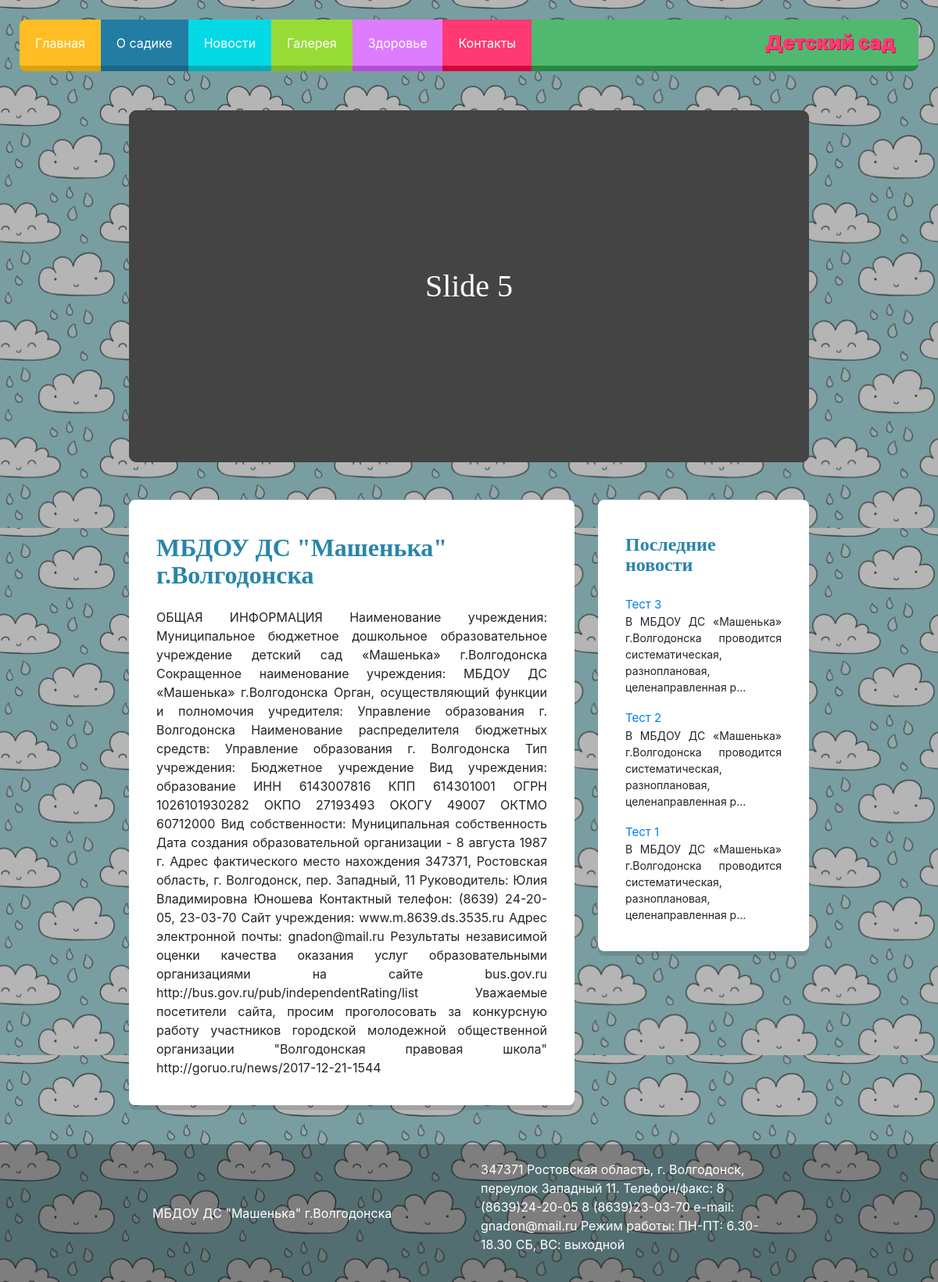
The page / on the database its author committed.
### tables this page shows
CREATE TABLE `posts` (
  `id` int(11) NOT NULL,
  `content` text,
  `preview` varchar(191) DEFAULT NULL,
  `created_at` date DEFAULT NULL,
  `title` varchar(191) DEFAULT NULL
);

### process/post.php (called while the page is built, shortened)
<?php
function getLastPosts($link) {
	$query = "SELECT * FROM posts ORDER BY id DESC LIMIT 0, 4";
	$result = mysqli_query($link, $query);
	$n = mysqli_num_rows($result);
	$posts = array();
	for ($i=0; $i < $n; $i++) {
		$row = mysqli_fetch_assoc($result);
		$posts[] = $row;
	}
	return $posts;
}

### views/home.php (the view, shortened to what this page needs)
<!DOCTYPE html>
<html>
<head>
	<link rel="stylesheet" href="https://maxcdn.bootstrapcdn.com/bootstrap/4.0.0/css/bootstrap.min.css">
	<link rel="stylesheet" href="https://use.fontawesome.com/releases/v5.0.13/css/all.css">
	<link rel="stylesheet" type="text/css" href="./assets/css/main.css">
	<link rel="stylesheet" type="text/css" href="./assets/css/slider.css">
</head>
<body>
	<div class="wrapper">
		<nav class="nav_custom navbar collapse">
			<ul class="nav">
				<li class="nav-item">
					<a class="" href="./">Главная</a>
				</li>
				<li class="nav-item">
					<a class="" href="./?action=about">О садике</a>
				</li>
				<li class="nav-item">
					<a class="" href="./?action=news">Новости</a>
				</li>
				<li class="nav-item">
					<a class="" href="./?action=gallery">Галерея</a>
				</li>
				<li class="nav-item">
					<a class="" href="./?action=health">Здоровье</a>
				</li>
				<li class="nav-item">
					<a class="" href="./?action=contacts">Контакты</a>
				</li>
			</ul>
			<div class="logo ">Детский сад</div>
		</nav>
		<div class="row justify-content-md-center mb-5">
			<div class="col-md-9 d-none d-sm-none d-md-block">
				<div class="slider">
					<div class="slide">			<span>Slide 1		</span></div>
					<div class="slide">			<span>Slide 2		</span>		</div>
					<div class="slide"><span>			Slide 3		</span>		</div>
					<div class="slide">			<span>Slide 4		</span></div>
					<div class="slide"><span>			Slide 5		</span></div>
				</div>
			</div>
		</div>
		<div class="content row justify-content-md-center">
			<div class="col-md-6 col-sm-12">
				<div class="container content_wrapper">
					<h2>МБДОУ ДС "Машенька" г.Волгодонска</h2>
					<p>ОБЩАЯ ИНФОРМАЦИЯ Наименование учреждения: Муниципальное бюджетное дошкольное образовательное учреждение детский сад «Машенька» г.Волгодонска Сокращенное наименование учреждения: МБДОУ ДС «Машенька» г.Волгодонска Орган, осуществляющий функции и полномочия учредителя: Управление образования г. Волгодонска Наименование распределителя бюджетных средств: Управление образования г. Волгодонска Тип учреждения: Бюджетное учреждение Вид учреждения: образование ИНН 6143007816 КПП 614301001 ОГРН 1026101930282 ОКПО 27193493 ОКОГУ 49007 ОКТМО 60712000 Вид собственности: Муниципальная собственность Дата создания образовательной организации - 8 августа 1987 г. Адрес фактического место нахождения 347371, Ростовская область, г. Волгодонск, пер. Западный, 11 Руководитель: Юлия Владимировна Юношева Контактный телефон: (8639) 24-20-05, 23-03-70 Сайт учреждения: www.m.8639.ds.3535.ru Адрес электронной почты: gnadon@mail.ru Результаты независимой оценки качества оказания услуг образовательными организациями на сайте bus.gov.ru http://bus.gov.ru/pub/independentRating/list Уважаемые посетители сайта, просим проголосовать за конкурсную работу участников городской молодежной общественной организации "Волгодонская правовая школа" http://goruo.ru/news/2017-12-21-1544</p>
				</div>
			</div>
			<div class="col-md-3 d-none d-sm-none d-md-block sticky-top left_menu">
				<div class="container content_wrapper">
					<h4>Последние новости</h4>
					<?php
						foreach ($posts as $key => $post) {
							$about = mb_strimwidth(strip_tags(trim($post['content'])), 0, 100, "...");
							echo '<div class="last_news">
									<a href="./?action=post&id='.$post['id'].'">'.$post['title'].'</a>
									<p>'.$about.'</p>
								</div>';
						}
					?>
				</div>
			</div>
		</div>
	</div>
	<footer>
		<div class="row justify-content-md-center">
			<div class="col-md-9">
				<div class="row">
					<div class="col-md-6">
						МБДОУ ДС "Машенька" г.Волгодонска
					</div>
					<div class="col-md-6">
						<p>
							347371 Ростовская область,
							г. Волгодонск, переулок Западный 11.
							Телефон/факс: 8 (8639)24-20-05 8 (8639)23-03-70
							e-mail:  gnadon@mail.ru
							Режим работы:
							ПН-ПТ: 6.30-18.30 СБ, ВС: выходной
						</p>
					</div>
				</div>
			</div>
		</div>
	</footer>
</body>
</html>

### index.php (shortened to what this page needs)
<?php
require_once('./process/db_connect.php');
require_once('./process/post.php');
$link = db_connect();
$posts = getLastPosts($link);
$action = (isset($_GET['action']) ? $_GET['action'] : "");
switch ($action) {
 	default:
 		include('views/home.php');
 		break;
}

### assets/css/main.css (style rules this page uses)
html { font-family: "Rubik",sans-serif; }
.row { margin-left: 0; margin-right: 0; }
.wrapper { min-height: 100vh; }
body { background-size: 100%; }
.nav_custom { display: flex; padding: 0; margin: 25px; border-radius: 9px; background: #51b96f; border-bottom: 7px solid #288743; outline: 0; margin-bottom: 50px; }
.nav_custom .logo { padding: 0px 30px; font-size: 25px; color: #ff3974; font-weight: 900; text-shadow: 1px 1px 0px #d2003f; }
.nav_custom ul { display: flex; height: 100%; align-items: center; outline: none; }
.nav_custom ul li { height: 100%; margin-bottom: -7px; display: flex; }
.nav_custom ul li a { color: white; height: 66px; padding: 0px 20px 0px 20px; text-align: center; align-items: center; display: flex; }
.nav_custom ul>li:first-child>a { border-radius: 8px 0 0 8px; background-color: #febe23; border-color: #dea10c; border-bottom: 7px solid #dea10c; }
.content_wrapper { background: white; border-radius: 8px; padding: 20px 35px; margin-bottom: 50px; box-shadow: 0 6px 0px 0px rgba(0, 0, 0, 0.1); }
.content_wrapper h2 { font-size: 32px; }
h2, h3, h4 { color: #2885ab; margin: 1.5rem 0 1.5rem 0; font-family: "Luckiest Guy",cursive; line-height: 1.1; font-weight: 600; }
p { text-align: justify; }
.left_menu { height: fit-content; top: 15px; }
.left_menu .last_news a { font-size: 15px; }
.left_menu .last_news p { font-size: 14px; text-align: justify; }
footer { background: rgba(0, 0, 0, 0.3); color: white; padding: 20px; }
footer .col-md-6 { display: flex; align-items: center; }
footer p { text-align: left; }
@media (min-width: 910px) { .nav_custom ul { display: inherit!important; } }

### assets/css/slider.css (style rules this page uses)
.slider { position: relative; margin: 0 auto; max-width: 960px; width: 100%; height: 450px; overflow: hidden; border-radius: 10px; font-family: 'Oswald', tahoma; font-size: 40px; text-align: center; color: white; }
.slide span { display:block; position:absolute; transform:translate(-50%,-50%); left:50%; top:50%; }
.slide { position: absolute; width: 100%; height: 100%; }
.slide:nth-child(1) { background-color: #ff002f; }
.slide:nth-child(2) { background-color: #00718b; }
.slide:nth-child(3) { background-color: #4a5619; }
.slide:nth-child(4) { background-color: #ff002f; }
.slide:nth-child(5) { background-color: #444; }

### rows shown on the page
posts: title "Тест 3", content "В МБДОУ ДС «Машенька» г.Волгодонска проводится систематическая, разноплановая, целенаправленная р..."
posts: title "Тест 2", content "В МБДОУ ДС «Машенька» г.Волгодонска проводится систематическая, разноплановая, целенаправленная р..."
posts: title "Тест 1", content "В МБДОУ ДС «Машенька» г.Волгодонска проводится систематическая, разноплановая, целенаправленная р..."
